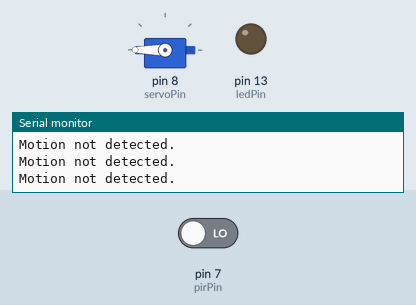
A sketch run on a simulated Arduino Uno, built with avr-gcc and run on an emulated ATmega328P. Shown: servo, output pins drawn as LEDs (lit = HIGH), the last lines printed to the serial monitor. The test bench sets the inputs (shaded band); at power-on: pin 7 (pirPin) LOW.

Above: at 1.2 s.
1.3 s: pin 7 (pirPin) driven HIGH
At 2.4 s:
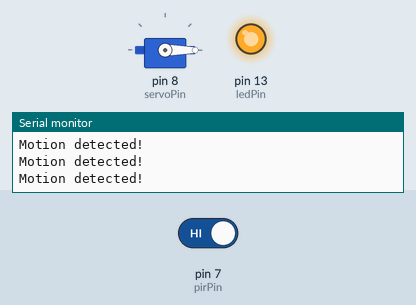
2.8 s: pin 7 (pirPin) driven LOW
At 3.6 s:
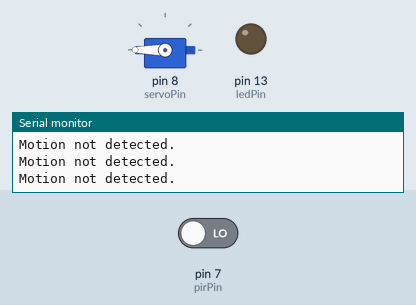
Timing chart, 0 to 5.8 s (numbered marks = the images above; inputs shaded):
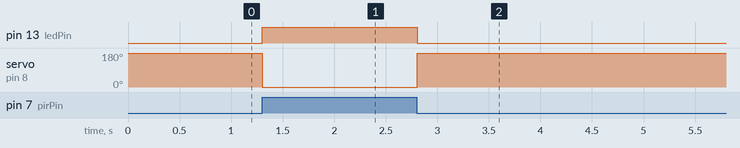

Measured:
- after the input at 1.3 s, pin 13 (ledPin): LOW → HIGH at once; servo on pin 8 (servoPin): 180° → 0° at once
- after the input at 2.8 s, pin 13 (ledPin): HIGH → LOW at once; servo on pin 8 (servoPin): 0° → 180° at once

The sketch:

heart_of_a_social_avoidant.ino
```cpp
#include <Servo.h>

const int pirPin = 7;   // PIR sensor signal pin
const int servoPin = 8; // Servo motor control pin
const int ledPin = 13;  // LED pin

Servo servo;

void setup() {
  pinMode(pirPin, INPUT);
  pinMode(ledPin, OUTPUT);
  servo.attach(servoPin);
  Serial.begin(9600);
}

void loop() {
  if (digitalRead(pirPin)) {
    // Motion detected
    Serial.println("Motion detected!");
    servo.write(0); // Set servo1 angle to 180 degrees
    digitalWrite(ledPin, HIGH);
  }
  else {
    Serial.println("Motion not detected.");
    servo.write(180); // Set servo1 angle to 0 degree
    digitalWrite(ledPin, LOW);
  }
  delay(100); // Wait for
}
```
